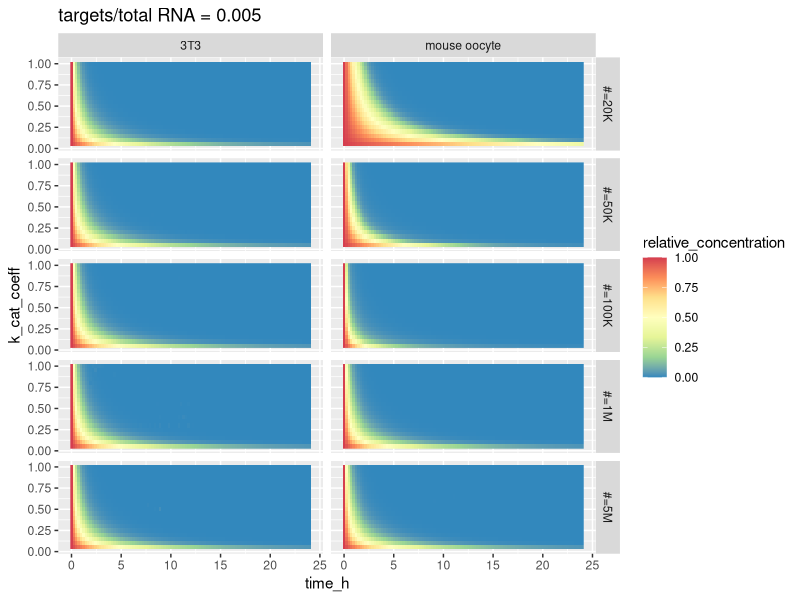
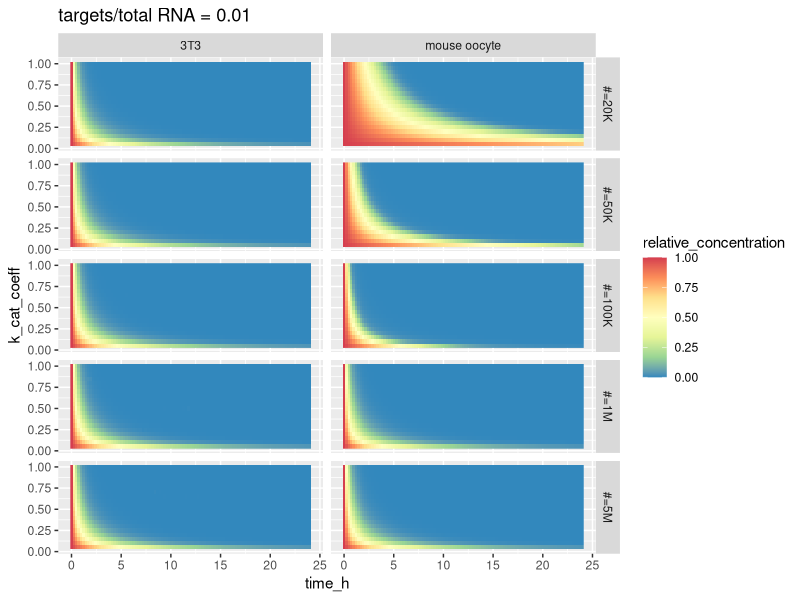
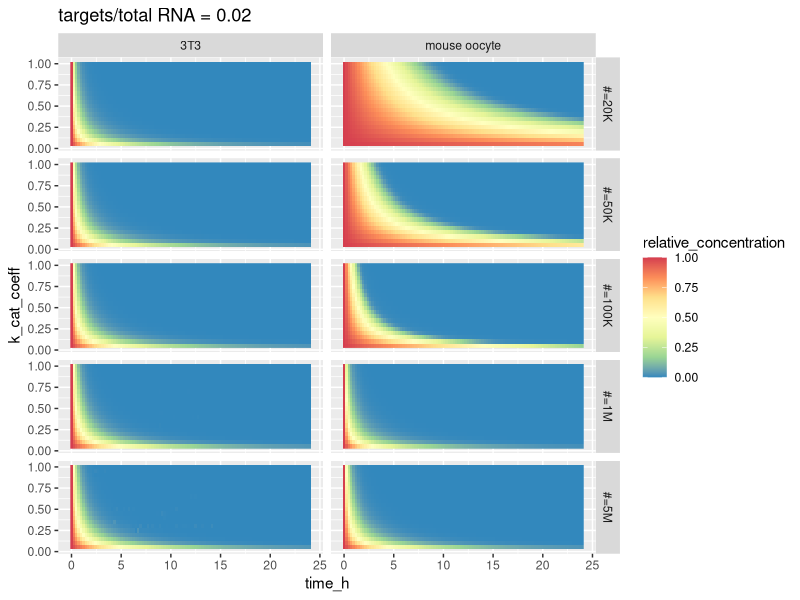
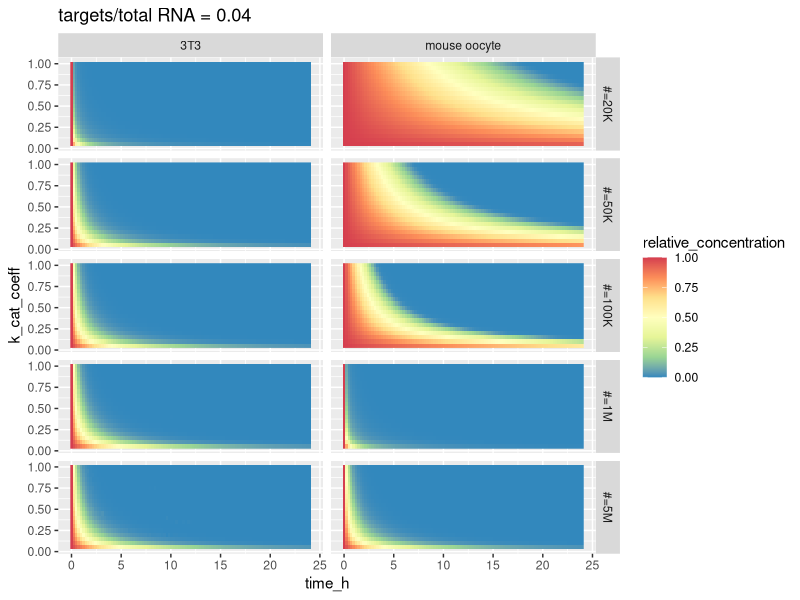
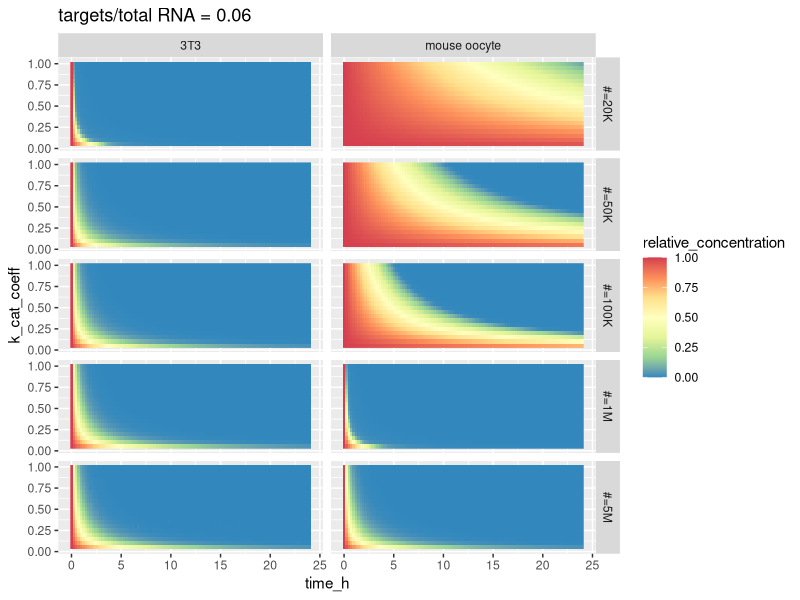
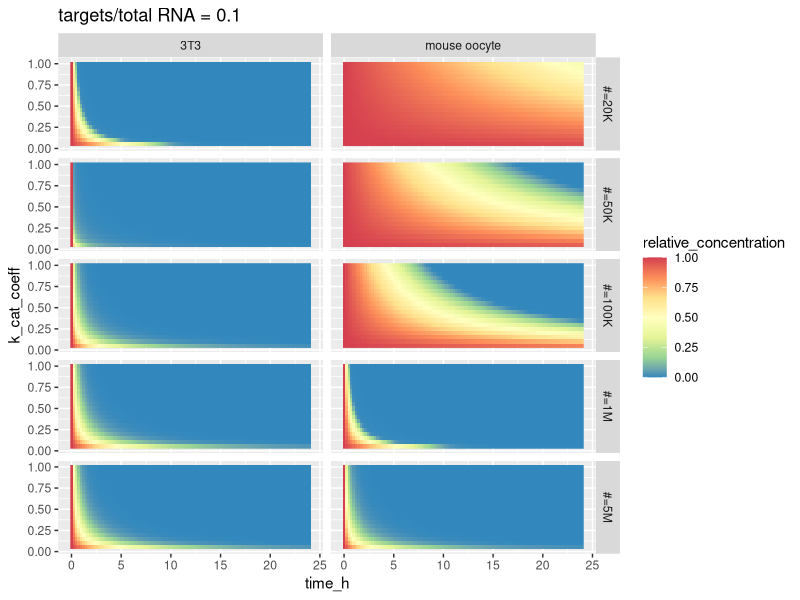
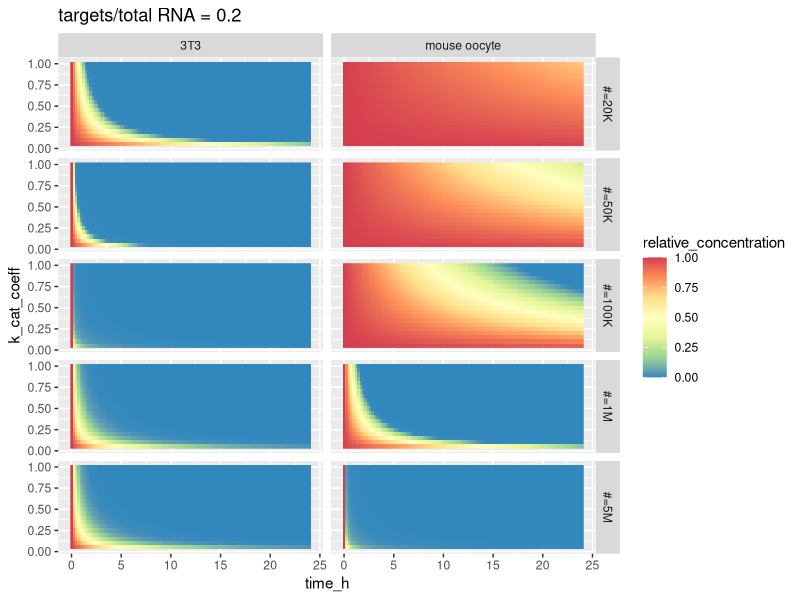

Recreate these plots in R, in order.
## ---- chunk 1
#Next line is useful for Word output
knitr::opts_chunk$set(echo = FALSE)
knitr::opts_chunk$set(fig.width = 9)
library(deSolve)
library(tidyverse)
library(ggridges)
library(cowplot)
library(knitr)
options(dplyr.show_progress = FALSE)
## ---- chunk 2
### Define units and conversions
#Using litre as volume unit! (since constants are in moles per litre)
mole_unit <- 6.022e14 #nano mole
mole_unit_from_nano_mole <- 1
mole_unit_from_mole <- 1e9
#Using second as time unit
time_unit_from_sec <- 1

K_M_siRNA <- 0.1 * mole_unit_from_nano_mole
k_on_siRNA <- 3.6e7 / (mole_unit_from_mole * time_unit_from_sec)

k_off_siRNA <- 7.7e-4 / time_unit_from_sec
k_cat_siRNA <- 8.1e-4 / time_unit_from_sec
k_cat_siRNA_computed <- K_M_siRNA * k_on_siRNA - k_off_siRNA

k_on_miRNA <- 0.2e8 / (mole_unit_from_mole * time_unit_from_sec)
k_off_miRNA <- 0.051e-2 / time_unit_from_sec

### Combinations of data we use
volume_3T3 <- 4.4e-12 
total_RNA_3T3 <- 5e5
# cells <- tibble(
#   name = c("3T3","mouse oocyte", "pig oocyte"),
#   volume = c(volume_3T3,260e-12, 520e-12),
#   total_RNA = c(total_RNA_3T3, 25e6, 50e6),
#   excess_RNA_synthesis = c(0, 0, 0)
# ) %>% mutate(
#   name = factor(name, levels = name)
# )
cells <- tibble(
  name = c("3T3","mouse oocyte"),
  volume = c(volume_3T3,260e-12),
  total_RNA = c(total_RNA_3T3, 25e6),
  excess_RNA_synthesis = c(0, 0)
) %>% mutate(
  name = factor(name, levels = name)
)


#target_pools <- tibble(fraction_of_total_RNA = c(0.1,0.2))
target_pools <- tibble(fraction_of_total_RNA = c(0.005,0.01,0.02, 0.04, 0.06, 0.1, 0.2))

#miRNA_counts <- tibble(miRNA_count = c(5e3,1e4,5e4, 2e5 ))
#Used with Shubha for experimental guess
#miRNA_counts <- tibble(miRNA_count = c(42000, 1e5, 5e5, 1e6, 5e6))

miRNA_counts <- tibble(miRNA_count = c(2e4,5e4, 1e5, 1e6, 5e6))

k_cat_coeff_step = 0.05
k_cat_coeffs <- tibble(k_cat_coeff = seq(0.05,1, by = k_cat_coeff_step))

all_conditions <- crossing(cells, target_pools, miRNA_counts, k_cat_coeffs)

times <- seq(0,24*60*60 * time_unit_from_sec, length.out = 101)
time_step <- diff(times)[1]

one_step_degradation <- function(t, state, parameters) {
  with(as.list(c(state, parameters)), {
    d_target <- synthesis -k_on * enzyme * target + k_off * complex 
    d_enzyme <- -k_on * enzyme * target + k_off * complex + k_cat * complex
    d_complex <- k_on * enzyme * target - k_off * complex - k_cat * complex
    list(c(d_target, d_enzyme, d_complex))
  })
}

plot_ode_result <- function(out, title) {
  out_tidy <- out %>% as.data.frame() %>% 
    gather(type, concentration, -time) %>%
    mutate(time_h = time / (3600 * time_unit_from_sec)) 
  
  
  uncleaved_plot <- out_tidy %>% 
    filter(type != "enzyme") %>%
    group_by(time_h) %>%
    summarise(all_uncleaved = sum(concentration)) %>%
    (function(data) { 
      ggplot(data,aes(x = time_h, y = all_uncleaved)) + geom_line() +
        ggtitle(paste0(title," uncleaved RNAs"))  +
        ylim(-1e-5, max(data$all_uncleaved)) 
    })

  print(uncleaved_plot)
  
  auxiliary_plot <- 
    ggplot(out_tidy, aes(x = time_h, y = concentration, color = type, linetype = type)) + geom_line() +
    ggtitle(paste0(title," all reactants") ) + 
    ylim(-1e-5, max(out_tidy$concentration))


  print(auxiliary_plot)
}

## ---- chunk 3
tibble(k_cat_reported = k_cat_siRNA * time_unit_from_sec, k_cat_computed =  k_cat_siRNA_computed * time_unit_from_sec) %>% mutate(computed_to_reported_ratio = k_cat_computed / k_cat_reported) %>% kable()
## ---- chunk 4
tibble(k_coeff_min = min(k_cat_coeffs$k_cat_coeff), k_coeff_max = max(k_cat_coeffs$k_cat_coeff), num_intermediate_values = nrow(k_cat_coeffs)) %>% kable()
## ---- chunk 5
cells %>% mutate(volume_pl = volume * 10^12, excess_RNA_synthesis = excess_RNA_synthesis * 3600) %>% select(-volume) %>%  kable()
## ---- chunk 6
miRNA_counts %>% kable()
## ---- chunk 7
target_pools %>% kable()
## ---- chunk 8
# Getting the initial complex concentration at equilibrium

# K_D = k_on / k_off
# c/t*e = K_D
# c = t*e*K_D
# 
# t  = t_i - c
# e  = e_i - c
# 
# c = (t_i - c)*(e_i-c)*K_D
# 
# c = c^2 * K_D + c*(-e_i -t_i)*K_D + e_i * t_i * K_D
# 0 = c^2 * K_D + c*((-e_i -t_i)*K_D - 1) + e_i * t_i * K_D
# 
# D = ((-e_i -t_i)*K_D - 1)^2 - 4*e_i * t_i * K_D^2
# c = ( -((-e_i -t_i)*K_D - 1)  +- sqrt(D) ) / (2 * K_D)
# c = ( (e_i + t_i) * K_D + 1 + sqrt(D) ) / (2 * K_D)

## ---- chunk 9
miRNA_sim_single <- function(condition, init_complex_equilibrium = TRUE) {
  params <- c(k_cat = k_cat_siRNA * condition$k_cat_coeff, 
              k_on = k_on_miRNA, 
              k_off = k_off_miRNA,
              synthesis = (condition$excess_RNA_synthesis / mole_unit) * (condition$fraction_of_total_RNA / condition$volume)
              )
  
  #Init the enzyme and complex at equilibrium
  total_target <- (condition$total_RNA / mole_unit) * (condition$fraction_of_total_RNA / condition$volume)
  total_enzyme <- condition$miRNA_count / (condition$volume * mole_unit)
  
  
  if(init_complex_equilibrium) {
    K_D <-  params["k_on"] / params["k_off"]
    names(K_D) <- NULL #For some reason, this has name and it messes up later computations
    complex_D <- (((total_target + total_enzyme) * K_D + 1) ^ 2) - 4 * total_target * total_enzyme * (K_D^2)
    initial_complex <- ((total_target + total_enzyme) * K_D + 1 - sqrt(complex_D)) / (2 * K_D)
    
    free_target <- total_target - initial_complex
    free_enzyme <- total_enzyme - initial_complex
    
    #Check that the equilibirum calculation is OK
    if(free_enzyme < 0 || free_target < 0 || initial_complex < 0) {
      stop("Concentrations below zero")
    }
    check <- initial_complex / (free_target * free_enzyme)
    abs_diff <- abs(check - K_D)
    if(abs_diff > 1e-6) {
      stop(paste("Not equilibrium, K_D =  ",K_D, "check = ", check, "  diff = ", abs_diff))
    }
  
    state <- c(target = free_target, enzyme = free_enzyme, complex = initial_complex)
  } else {
    initial_complex = 0
    state <- c(target = total_target, enzyme = total_enzyme, complex = 0)
  }
  
  out <- ode(y = state, times = times, func = one_step_degradation, parms = params)

  tidy_out <- out %>% as.data.frame() %>%
    gather(type, concentration, -time) %>%
    mutate(time_h = time / (3600 * time_unit_from_sec)) 

  crossing(as.tibble(condition), tidy_out)
}

sim_results <- all_conditions %>%
  rowwise() %>% do(miRNA_sim_single(., init_complex_equilibrium = TRUE)) %>% ungroup()
## ---- chunk 10
plot_concentration_surface <- function(to_show) {
  if(length(unique(to_show$fraction_of_total_RNA)) != 1) {
    stop("Has to be unique")
  }
  
  label_miRNA_count <- function(value) {
    if_else(as.numeric(value) < 1e6, paste0("#=",round(as.numeric(value)/1000),"K"),
      paste0("#=",round(as.numeric(value)/1e6),"M"))
    
  }
  
 p <- to_show %>% filter(type == "target") %>% group_by(fraction_of_total_RNA, miRNA_count, name) %>% 
   mutate(concentration = if_else(concentration < 0, 0, concentration),
          relative_concentration = concentration / max(concentration)) %>%
  ungroup() %>%
  ggplot(aes(x=time_h, y = k_cat_coeff, fill = relative_concentration, z = relative_concentration)) + 
   geom_raster() + 
   scale_fill_distiller(palette = "Spectral") +
   facet_grid(miRNA_count~name, labeller= labeller(miRNA_count = label_miRNA_count)) +
   ggtitle(paste("targets/total RNA =", to_show$fraction_of_total_RNA[1]))
  print(p)
  data.frame()
}

sim_results %>%group_by(fraction_of_total_RNA) %>% do(plot_concentration_surface(.)) %>% invisible()
